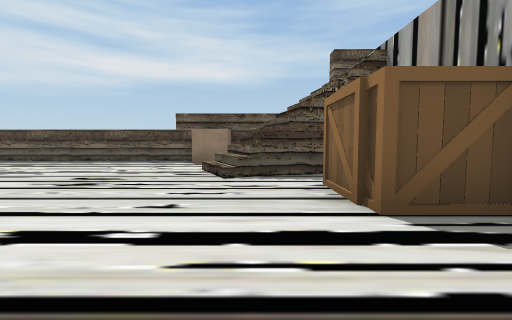
View 1 (above)

16 first-person views from a walk through a 3-D level made in the Unity game engine. The camera is 1.2 m above the floor, tilts 4° down and sees 90° across. The floor is counted in squares, 2 m on a side. Each view is taken from the middle of a square. On the plan, view 1 faces up. The plan holds only what a view shows up to about 9 squares ahead; the rest is blank. The place goes on beyond the plan. Some surface patterns are stand-ins.

View 2
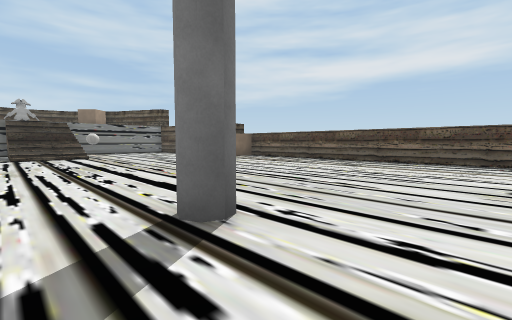

View 3
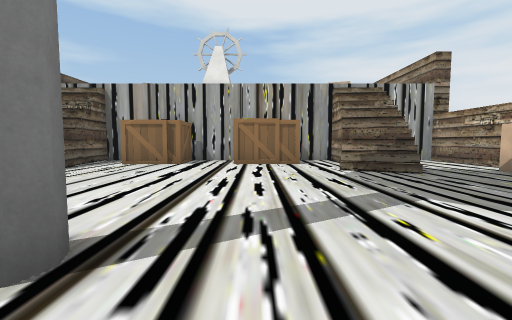

View 4
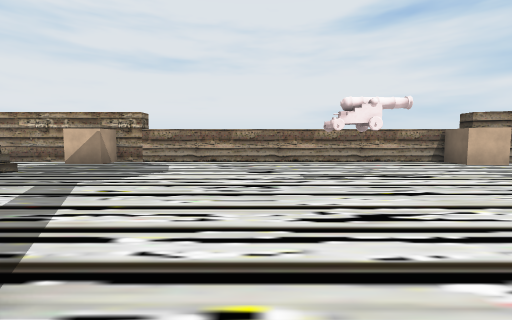

View 5
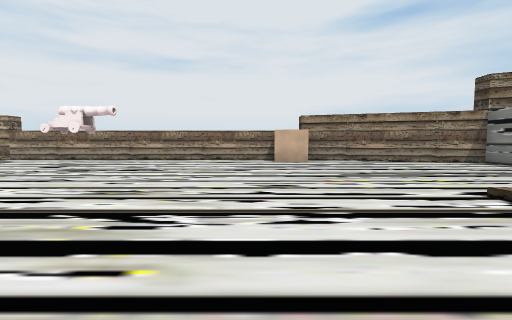

View 6
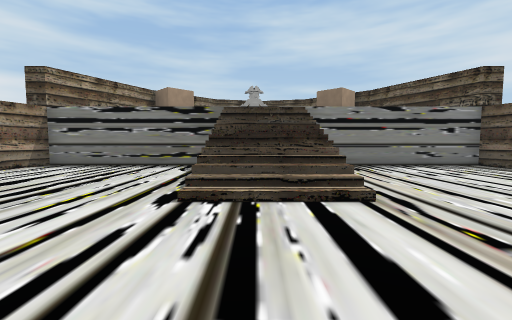

View 7
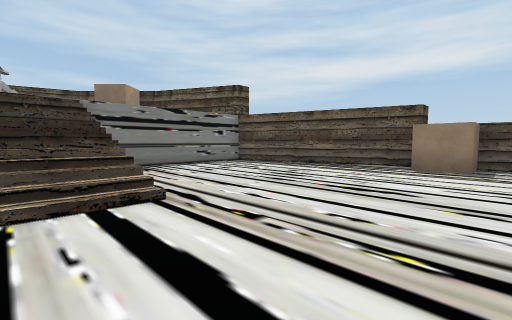

View 8
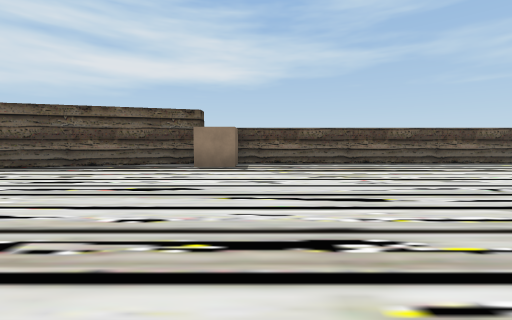

View 9
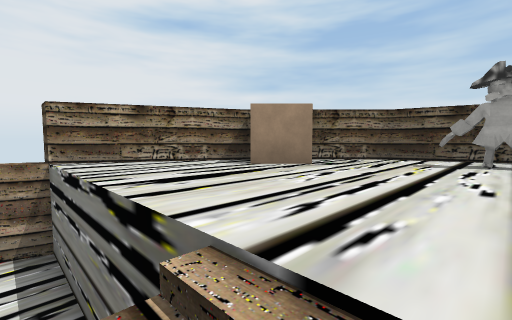

View 10
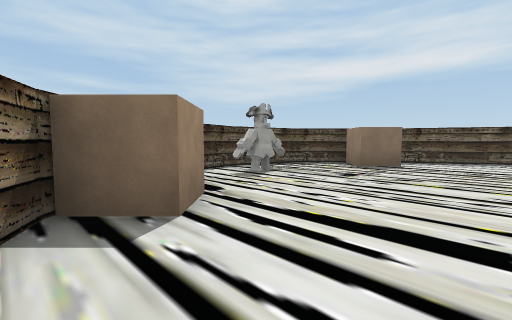

View 11
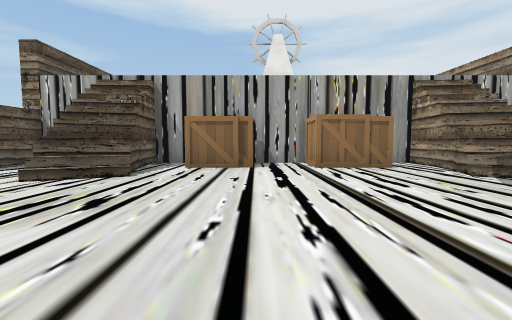

View 12
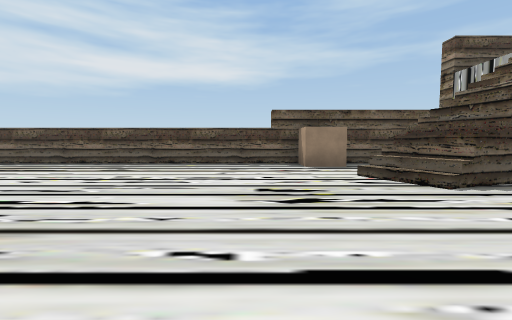

View 13
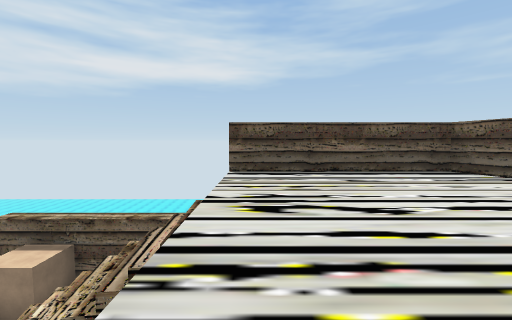

View 14
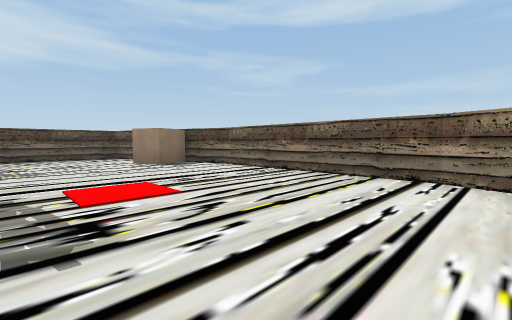

View 15
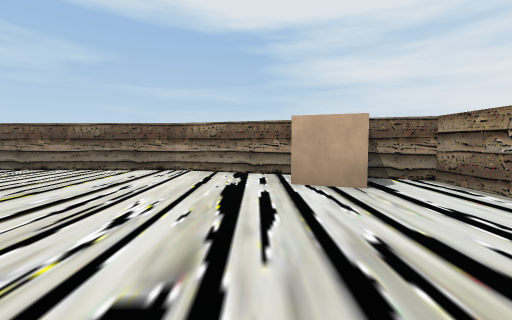

View 16
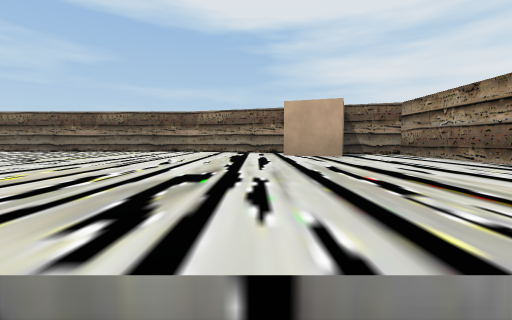

### Floor plan
Key: @ floor where view 1 was taken; # wall or solid block; . main floor; : floor 3 m higher than the main floor; + floor 5 m higher than the main floor; / step, stairs or slope; P plank; C cannon; O other object.
Columns run from 23 left of view 1 to 9 right of it. Each row starts with its distance up from view 1.
  9           #####################
  8        ####O..........O...++++##
  7     ####...O..............+++++#
  6   ###:................/#//+++++#
  5  ##:::................///#++++O##
  4 ##OO::....................++++++#
  3 #:::::..................#P++++++#
  2 #:::::////..............##O+++++#
  1 #O::::////........#.......O+++++#
  0 #:::::////.............@PP +++++#
 -1 #:::::..................## +++++#
 -2 ##OO::..........C...../###++++++#
 -3  ###::................////+++++##
 -4    ###.................. /++++O#
 -5      ####..O..........O...+++++#
 -6         ########################

Positions as (right, up) in squares from view 1, and headings:
1: (0, 0), facing up
2: (-3, 0), facing up-left
3: (-6, 0), facing right
4: (-6, 2), facing down
5: (-11, 3), facing down
6: (-11, 1), facing left
7: (-11, 1), facing up-left
8: (-11, 1), facing up
9: (-17, 1), facing down-left
10: (-18, -3), facing up-left
11: (-5, 2), facing right
12: (-3, 1), facing up
13: (3, 3), facing up
14: (4, -2), facing up-right
15: (3, -3), facing right
16: (2, -3), facing right
